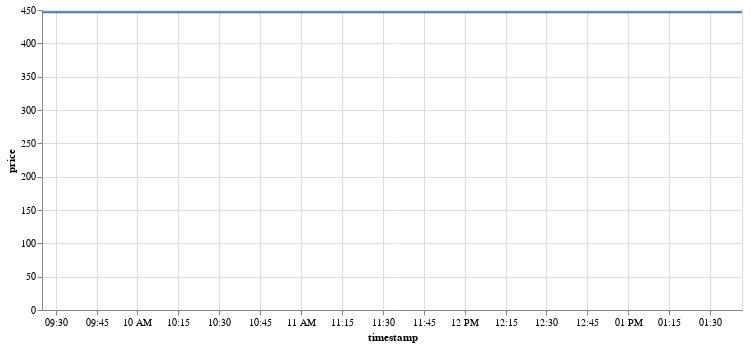

Here is the notebook cell this chart was saved with:
### Code cell
import altair as alt

chart = alt.Chart(df).mark_line().encode(
    x='timestamp',
    y='price'
).properties(width=700, height=300)

chart

### Figure 1 — Vega-Lite specification as saved in the notebook (floating-point values rounded to 4 significant figures)
{"config": {"view": {"continuousWidth": 300, "continuousHeight": 300}}, "data": {"name": "data-909f3422cfd3c447c1c858c71c4ed31b"}, "mark": {"type": "line"}, "encoding": {"x": {"field": "timestamp", "type": "temporal"}, "y": {"field": "price", "type": "quantitative"}}, "height": 300, "width": 700, "$schema": "https://vega.github.io/schema/vega-lite/v5.8.0.json", "datasets": {"data-909f3422cfd3c447c1c858c71c4ed31b": [{"ticker": "NVDA", "price": 446.8, "timestamp": "2023-08-05T13:41:45"}, {"ticker": "NVDA", "price": 446.8, "timestamp": "2023-08-05T13:36:05"}, {"ticker": "NVDA", "price": 446.8, "timestamp": "2023-08-05T09:24:59"}]}}
